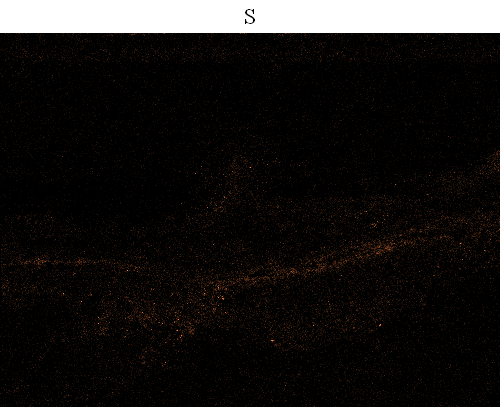
#> input picture 1-S.tif, 500 x 407 px
$ python histogram.py
#> lines starting #> are read from the running program, lines starting #| are printed output that depends on the picture
import cv2
import numpy as np
from matplotlib import pyplot as plt
import pdb


drawing = False # true if mouse is pressed
ix = -1 #Creamos un punto inicial x,y
iy = -1,
dotslist = [] #Creamos una lista donde almacenaremos los puntos del contorno

def draw_dots(event,x,y,flags,param): #Crea los puntos de contorno
    global ix,iy,drawing, dotslist#Hacemos globales la variabbles dentro de la funcion

    if event == cv2.EVENT_LBUTTONDOWN:#creamos la accion que se realizara si damos click
        drawing = True #Drawinf se vuelve True
        ix = x #Tomamos el punto donde se dio click
        iy = y
        dot = [x,y]
        dotslist.append(dot)#Lo agregamos al dotslist

    elif event == cv2.EVENT_MOUSEMOVE:#Creamos la accion si el mouse se mueve
        if drawing == True: #drawing se vuelve true
            #cv2.circle(img,(x,y),1,(0,0,255),2)
            cv2.line(img1, (x,y), (x,y), (0,0,0), 2)#Dibujamos una linea de un solo pixel
            x = x
            y = y
            dot = [x,y]
            dotslist.append(dot)#Agregamos el punto a dotslist
            #print(dotslist) #Imprimimos el dotslist

    elif event == cv2.EVENT_LBUTTONUP:#Cremaos el evento si el boton se levanta
        drawing = False
        #cv2.circle(img,(x,y),1,(0,0,255),1)
        cv2.line(img1, (x,y), (x,y), (0,0,0), 2)#Dibujamos la ultima lina en el ultimo punto

    return dotslist#Retornamos el dotlist


def Delet_Band_Name(img):
    img = img[40:407, 0:500]
    return img

def Croped(dotslist, img):#hacemos un corte de la imagen en linea recta de tal forma que tenga las
                          #dimenciones maximas del poligono que creamos
    rect = cv2.boundingRect(dotslist)#Encontramos los limites maximos del
    (x,y,w,h) = rect#Tomamos las dimenciones maximas del dotlist y las guardamos para dimencionar la mascara
    croped = img[y:y+h, x:x+w].copy()#cortamos una seccion rectangular de la imagen
    #dotslist2 = dotslist- dotslist.min(axis=0)#reajustamos el dotslist con el minimo

    mask = np.zeros(croped.shape[:2], dtype = np.uint8)# creamos una mascara de ceros para poder hacer el corte irregular
    cv2.drawContours(mask, [dotslist], -1, (255,255, 255), -1, cv2.LINE_AA)#dibujamos el contorno
    dts = cv2.bitwise_and(croped,croped, mask=mask)#hacemos ceros todos los pixeles externos al contorno

    return [dts, mask, croped]

img1 = cv2.imread('1-S.tif')
#> img1 is the input picture: shape (407, 500, 3); mean B, G, R 21.8, 23, 25.3
img2 = cv2.imread('1-C.tif', 0)
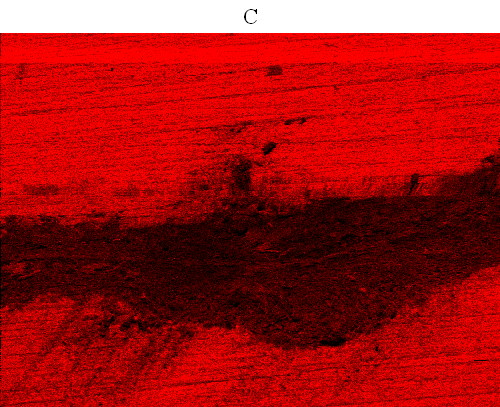
#> input picture 1-C.tif, 500 x 407 px
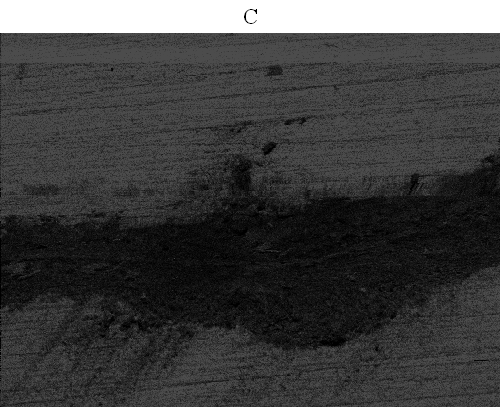
#> img2: shape (407, 500); min 0, max 255, mean 63.2

img1 = Delet_Band_Name(img1)#recortamos el encabezado
#> in Delet_Band_Name, `img = img[40:407, 0:500]`:
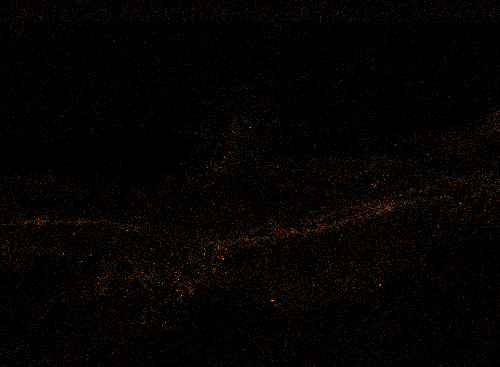
#> img: shape (367, 500, 3); mean of channels 0, 1, 2 1.2, 2.6, 5; drawn as B, G, R
img2 = Delet_Band_Name(img2)#recortamos el encabezado
#> in Delet_Band_Name (call 2), `img = img[40:407, 0:500]`:
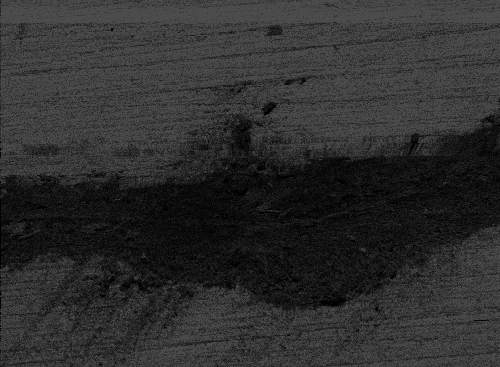
#> img: shape (367, 500); min 0, max 76, mean 46

cv2.namedWindow('1-S-tif')#Cremaos la ventana para mistras a img
cv2.setMouseCallback('1-S-tif',draw_dots) #llamamos al MouseCall para dibujar el contorno

while(1):

    cv2.imshow('1-S-tif', img1) #Mostramos a img en la ventana para dibujar el contono
    img11 = img1.copy()


    k = cv2.waitKey(1) & 0xFF
#> (key Esc is pressed here)

    if k == 32: #space

        img11 = cv2.cvtColor(img11, cv2.COLOR_BGR2GRAY)
        dotslist = np.asarray(dotslist)#convertimos img1 en un np.array()

        img_croped_BB = Croped(dotslist, img2)[0]#Rcuperamos solo la region de interes (imagen cortada con bordes negros)
        mask = Croped(dotslist, img2)[1] #Recuperamos la mascara creada
        img_croped = Croped(dotslist, img2)[2]#recuperamos la imagen cortada en rectangulo para analizar con la mascara

        histb = cv2.calcHist([img11],[0],mask,[256],[0,256])
        histg = cv2.calcHist([img2],[0],None,[256],[0,256])
        plt.plot(histb, color ='b')
        plt.plot(histg, color ='g')
        plt.xlim([0,256])
        plt.show()


    if k == 27:#esc
        break


#pdb.set_trace()
